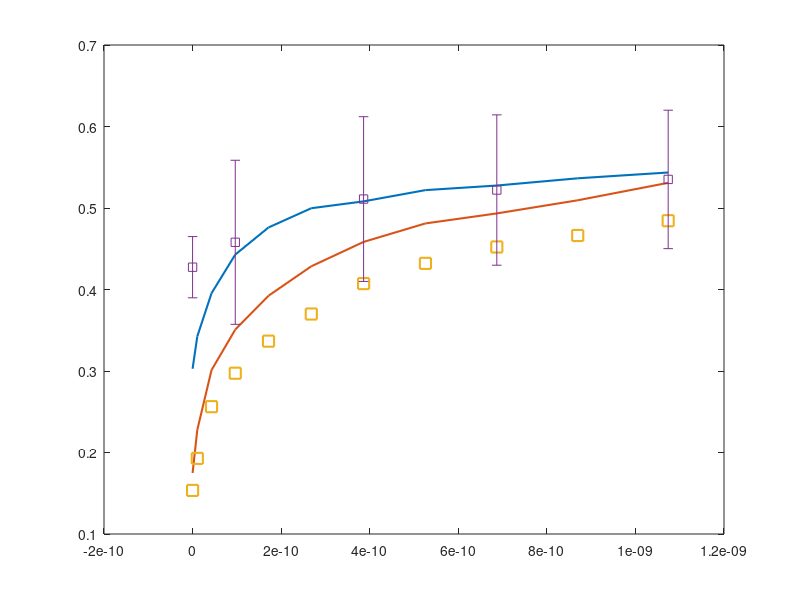

The MATLAB script that drew this image: (Note: this script raises an error after producing the figure.)
fs=20;
ms=8;
shape=["--s","--d","--o"];
shape_modified=["-s","-d","-o"];
shape_exp=["s","d","o"];
figure(1)
load('simulation_result_all_1009_modified_exp_8pi.mat');
cn2=0.6957/0.3267*2E-13*(5:5:50).^2.0022;
cn2=[1.7970E-14 cn2];
for i=1:3
    plot(cn2,Ecc(i,:),shape(i),'MarkerSize',ms,'LineWidth',1.5);
    hold on;
end 
load("Experimental.mat");
cn2=[1.7970E-14 2E-13*0.6957/0.3267*[15 30 40 50].^2.0022];
for i=1:3
    errorbar(cn2,Ecc_exp(i,:),Ecc_exp_std(i,:),shape_exp(i),'MarkerSize',ms,'MarkerFaceColor','auto','LineWidth',1.5);
    hold on;
end 
hold off;
legend('m=0 modified','m=1 modified','m=2 modified','m=0 exp','m=1 exp','m=2 exp','NumColumns',2,'Location','North');
xlabel('C_{n}^{2} (m^{-2/3})');
ylabel('Eccentricity');
axis([0 1.08E-9 0 1]);
set(gca,'FontSize',fs);
saveas(gca,'ecc_mod.pdf','pdf');
figure(2)
load('simulation_result_all_1009_modified_exp_8pi.mat');
cn2=0.6957/0.3267*2E-13*(5:5:50).^2.0022;
cn2=[1.7970E-14 cn2];
for i=1:3
    plot(cn2,Ell(i,:),shape(i),'MarkerSize',ms,'LineWidth',1.5);
    hold on;
end 
load("Experimental.mat");
cn2=[1.7970E-14 2E-13*0.6957/0.3267*[15 30 40 50].^2.0022];
for i=1:3
    errorbar(cn2,Ell_exp(i,:),Ell_exp_std(i,:),shape_exp(i),'MarkerSize',ms,'MarkerFaceColor','auto','LineWidth',1.5);
    hold on;
end 
hold off;
legend('m=0 modified','m=1 modified','m=2 modified','m=0 exp','m=1 exp','m=2 exp','NumColumns',2,'Location','South');
xlabel('C_{n}^{2} (m^{-2/3})');
ylabel('Ellipticity');
axis([0 1.08E-9 0.6 1]);
set(gca,'FontSize',fs);
saveas(gca,'ell_mod.pdf','pdf');